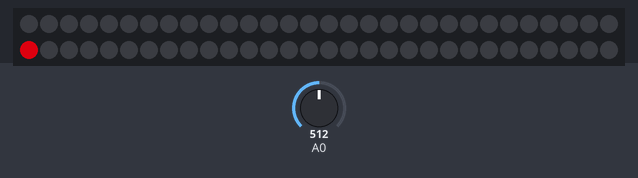
A sketch run on a simulated Arduino Uno, built with avr-gcc and run on an emulated ATmega328P. On the bench: 60 RGB LEDs in strip order, left to right, continuing on the next row. Inputs (shaded band) come from the test bench; at power-on: A0 = 512. Dim RGB values are drawn brighter than linear; what the sketch prints to the serial monitor is not drawn.

Above: at 0.05 s.
At 0.68 s:
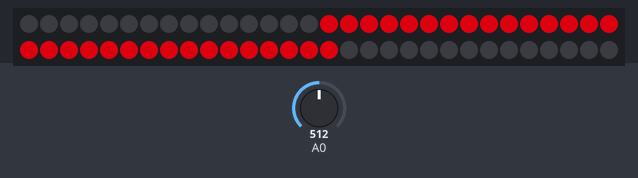
At 1.3 s:
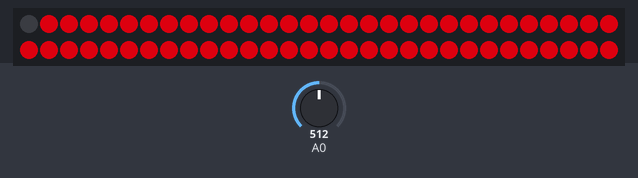

The sketch:

geluid_led.2.ino
```cpp
//Develop by creative KHOPDI


//NOTE:-ADJUST/SET BY POTENTIOMETER OF SOUND SENSOR IF LESS NUMBER OF PATTERN OBSERVE

#include <FastLED.h>

int r=152;
int g=0;
int b=10;

#define LED_PIN     5            //CONNECT DATA PIN OF PIXEL WITH 5 NUMBER PIN OF ARDUINO
#define NUM_LEDS    60           //CHANGE THE VALUE IF YOU WANT TO USE DIFFRENT NUMBER OF LED IN YOUR STRIP,HERE IN MY STRIP NUMBER OF LED IS 60 SO I SET IT 60.

CRGB leds[NUM_LEDS];
CRGB led[NUM_LEDS];
int s=0;

void setup() {

  FastLED.addLeds<WS2812, LED_PIN, GRB>(leds, NUM_LEDS);
  for (int i = NUM_LEDS/2; i >= 0; i--)
  {
     leds[i] = CRGB ( r,g,b);
     leds[NUM_LEDS-i] = CRGB (r,g,b );
     delay(40);
    FastLED.show();
  }
  Serial.begin(9600);
   pinMode(A0,INPUT);

}
void loop()
{
  s=analogRead(A0);
  s=s*2;
  Serial.println(s);
 // delay(50);
  if((s>=2046)&&(s<=2046))
  {
    leds[(NUM_LEDS/2)-1]=CRGB (0xFFFF00);
    leds[NUM_LEDS/2]=CRGB (0xFFFF00);
  }
  else if((s>=60)&&(s<=60))
  {
    leds[(NUM_LEDS/2)-1]=CRGB (168, 0, 31);
    leds[NUM_LEDS/2]=CRGB (168, 0, 31);
  }
  else
  {
     leds[(NUM_LEDS/2)-1] = CRGB ( 168, 0, 31);
     leds[NUM_LEDS/2] = CRGB ( 168, 0, 31);
  }
    for (int i = 0; i <= ((NUM_LEDS/2)-2); i++)
  {
     leds[i] = leds[i+1];
     leds[NUM_LEDS-1-i] = leds[(NUM_LEDS)-i-2];

  }
 FastLED.show();
 delay(70);

}
```
